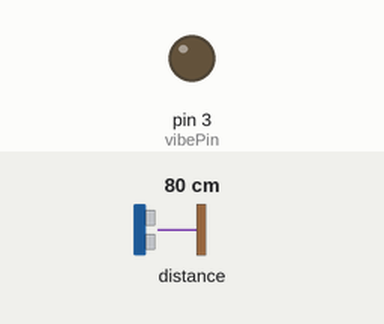
This sketch was run on a simulated Arduino Uno, built with avr-gcc and run on an emulated ATmega328P. Shown: output pins drawn as LEDs (lit = HIGH). The test bench sets the inputs (shaded band); at power-on: distance to the obstacle 80 cm. What the sketch prints to the serial monitor is not drawn.

Above: at 1.2 s.
1.3 s: distance to the obstacle set to 2 cm
At 2.66 s:
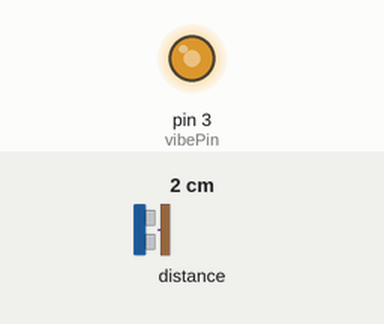
4.3 s: distance to the obstacle set to 120 cm
7.3 s: distance to the obstacle set to 18 cm
Timing chart, 0 to 16.3 s (numbered marks = the images above; inputs shaded):
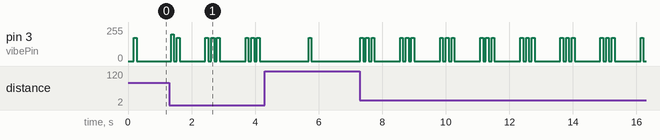

Measured:
- by itself, pin 3 (vibePin): repeats every 1.3 s: 2 × (0/255 0.09 s, 175/255 0.09 s), 0/255 0.81 s, 175/255 0.09 s

The sketch:

SingleSensorHaptic.ino
```cpp
#include <Wire.h>
#include <VL53L1X.h>

VL53L1X sensor; //Create sensor as an object
long startTime = 0;
long endTime = 0;

int readFreq = 50; // Used to determine how frequently readings are taken from the sensors in ms, cannot be less than the timing budget
int startRead = millis();

// Velocity Estimate
float newDist = 0;
float prevDist = 0;
float deltDist = 0;
float velEst = 0;
//------------------//

int hazardSeverity = 0;
const int vibePin = 3;
int vibeState = 0;
int vibeSet = 0;
int maxVibe = 0;
int vibeCount = 0;
unsigned long previousMillis = 0;
long interval = 0;
long dwell = 0;


void setup()
{
  Serial.begin(115200);
  Wire.begin();
  Wire.setClock(400000); // use 400 kHz I2C

  sensor.setTimeout(500);
  if (!sensor.init())
  {
    Serial.println("Failed to detect and initialize sensor!");
    while (1);
  }

  sensor.setDistanceMode(VL53L1X::Long);
  sensor.setMeasurementTimingBudget(50000);

  sensor.startContinuous(50);

  pinMode(vibePin, OUTPUT);
}

void loop()
{
    hapticFeedback();
    if((millis()- startRead) > readFreq)
    {
        VelEstFunc();

        if (sensor.timeoutOccurred()) { Serial.print(" TIMEOUT"); }
        Serial.println();

        startRead = millis();
    }

    if (velEst > 0.7)
    {
        Serial.print(" - WARNING! Collision possible, move!");
        hazardSeverity = 4;
    }
    else
    {
        if (newDist > 600)
        {
            hazardSeverity = 1;
        }
        if (newDist < 600)
        {
            hazardSeverity = 2;
        }
        if (newDist <  300)
        {
            hazardSeverity = 3;
        }
    }


    Serial.print(" -- HazardSeverity: ");
    Serial.print(hazardSeverity);

    Serial.println("");

}// End of 'loop'

void VelEstFunc ()
{
    startTime = millis();

    newDist = sensor.read();
    Serial.print("New Distance: ");
    Serial.print(newDist);
    Serial.print("mm - ");

    Serial.print("Previous Distance: ");
    Serial.print(prevDist);
    Serial.print("mm - ");

    endTime = (millis()-startTime);

    deltDist = (prevDist - newDist);
    Serial.print("Distance delta: ");
    Serial.print(deltDist);
    Serial.print("mm - ");

    Serial.print("Read time: ");
    Serial.print(endTime);
    Serial.print("ms - ");

    velEst = (deltDist / endTime);
    Serial.print("Velocity Estimate: ");
    Serial.print(velEst);
    Serial.print("mm/ms");
    prevDist = newDist;
}

void hapticFeedback ()
{
    //startTime = millis();
    switch(hazardSeverity)
    {
        case 0:
            vibeSet = 0;
            maxVibe = 0;
            interval = 0;
            dwell = 0;
            break;
        case 1:
            vibeSet = 175;
            maxVibe = 1;
            interval = 75;
            dwell = 1500;
            break;
        case 2:
            vibeSet = 175;
            maxVibe = 2;
            interval = 75;
            dwell = 1000;
            break;
        case 3:
            vibeSet = 175;
            maxVibe = 3;
            interval = 75;
            dwell = 750;
            break;
        case 4:
            vibeSet = 200;
            maxVibe = 5;
            interval = 5;
            dwell = 500;
            break;
        default:
            break;
    }


    if (startTime - previousMillis >= interval && vibeCount < maxVibe)
    {
        previousMillis = startTime;
        if (vibeState == 0)
        {
            vibeState = vibeSet;
            //vibeState = HIGH;
        }
        else
        {
            vibeState = 0;
            //vibeState = LOW;
            vibeCount++;
        }
    analogWrite(vibePin, vibeState);
    }

    if(startTime - previousMillis >= dwell)
    {
        vibeCount = 0;
    }
}
```
